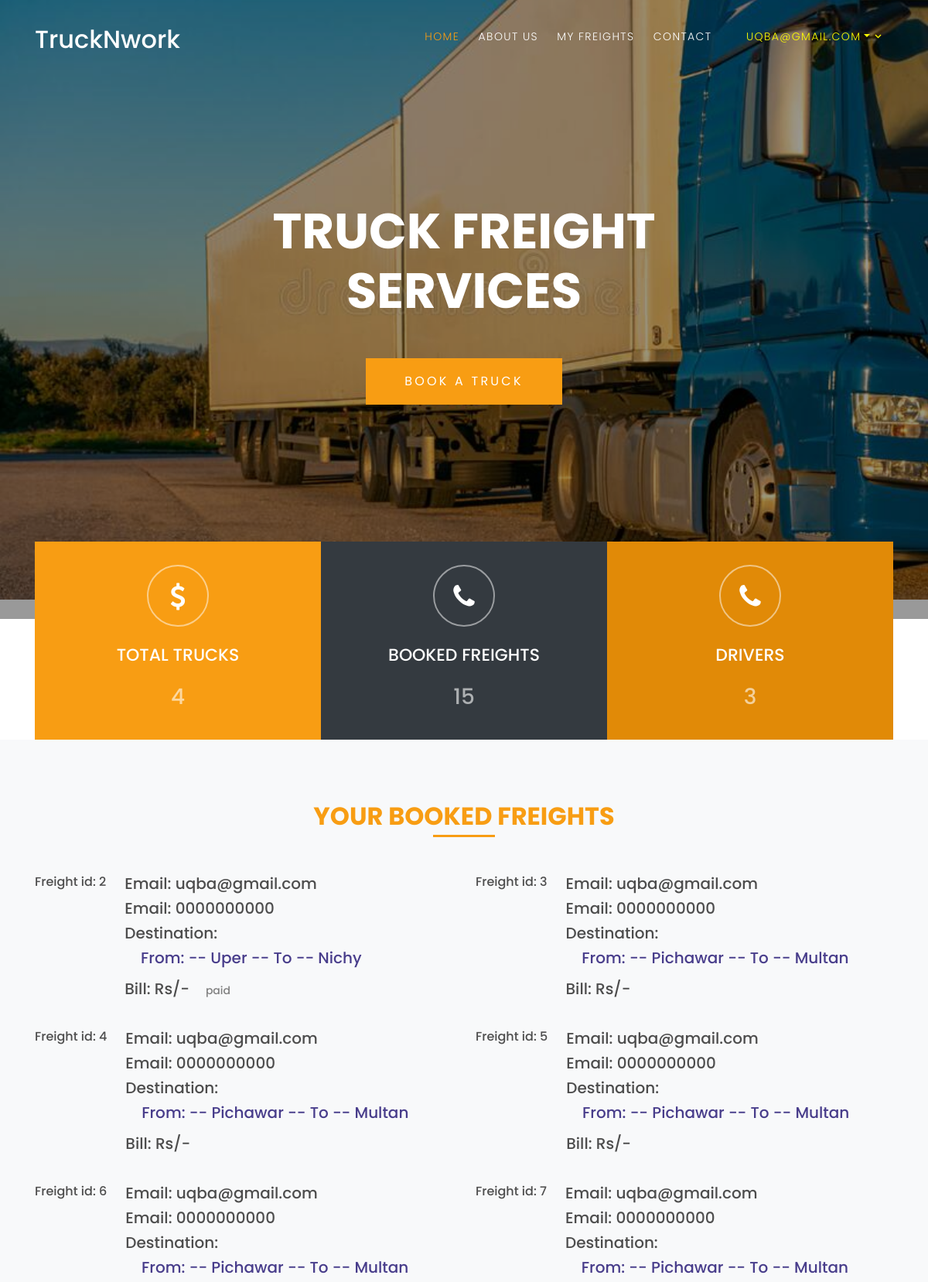
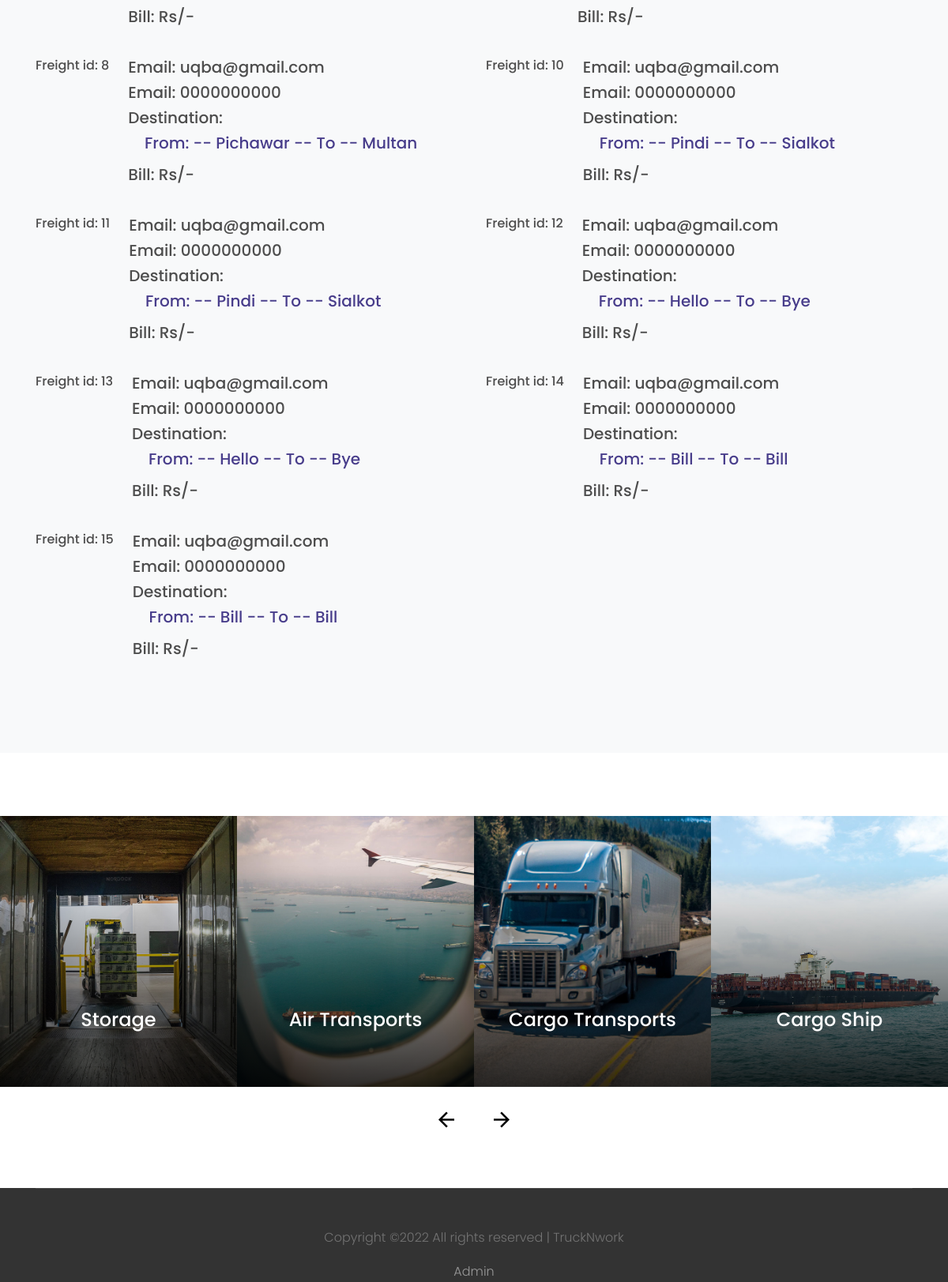
The app's page /index.php (signed in) with its own data (2 pictures, top to bottom).
### tables this page shows
CREATE TABLE `trip` (
  `id` int(11) NOT NULL,
  `city` varchar(25) NOT NULL,
  `user_email` varchar(25) NOT NULL,
  `originAddress` varchar(25) NOT NULL,
  `destinationAddress` varchar(25) NOT NULL,
  `distance_covered` int(255) NOT NULL,
  `truck_id` int(11) NOT NULL,
  `driver_id` int(11) NOT NULL,
  `user_id` int(11) NOT NULL,
  `user_phone` varchar(25) NOT NULL,
  `bill` varchar(225) NOT NULL,
  `bill_status` varchar(225) NOT NULL
);

### index.php (the view, shortened to what this page needs)
<!DOCTYPE html>
<html lang="en">
  <?php include('_head.php');?>
  <body>
  <div class="site-wrap">
    <?php include('_navbar.php');?>
    <div class="site-blocks-cover overlay" style="background-image: url(images/hero_banner1.jpg);" data-aos="fade" data-stellar-background-ratio="0.5">
      <div class="container">
        <div class="row align-items-center justify-content-center text-center">
          <div class="col-md-8" data-aos="fade-up" data-aos-delay="400">
            <h1 class="text-white font-weight-light mb-5 text-uppercase font-weight-bold">Truck Freight Services</h1>
            <p><a href="bookAtruck.php" class="btn btn-primary py-3 px-5 text-white">Book A truck</a></p>
          </div>
        </div>
      </div>
    </div>
    <div class="container">
      <div class="row align-items-center no-gutters align-items-stretch overlap-section">
        <div class="col-md-4">
          <div class="feature-1 pricing h-100 text-center">
            <div class="icon">
              <span class="icon-dollar"></span>
            </div>
            <h2 class="my-4 heading">Total Trucks</h2>
            <h3>
              <?php
                  $query = "SELECT * FROM truck";
                  $result=mysqli_query($connection, $query);
                  echo mysqli_num_rows($result);
               ?>
            </h3>
          </div>
        </div>
        <div class="col-md-4">
          <div class="bg-dark feature-3 pricing h-100 text-center">
            <div class="icon">
              <span class="icon-phone"></span>
            </div>
            <h2 class="my-4 heading  text-center">Booked Freights</h2>
            <h3>
              <?php
                  $query = "SELECT * FROM trip";
                  $result=mysqli_query($connection, $query);
                  echo mysqli_num_rows($result);
               ?>
            </h3>
          </div>
        </div>
        <div class="col-md-4">
          <div class="feature-3 pricing h-100 text-center">
            <div class="icon">
              <span class="icon-phone"></span>
            </div>
            <h2 class="my-4 heading">drivers</h2>
            <h3>
              <?php
                  $query = "SELECT * FROM driver";
                  $result=mysqli_query($connection, $query);
                  echo mysqli_num_rows($result);
               ?>
            </h3>
          </div>
        </div>
      </div>
    </div>
    <div class="site-section bg-light" id= "freight">
      <div class="container">
        <div class="row justify-content-center mb-5">
          <div class="col-md-7 text-center border-primary">
            <h2 class="font-weight-light text-primary">Your Booked freights</h2>
          </div>
        </div>
        <div class="row align-items-stretch">
        <?php
        if(isset($_SESSION['email'])){
        $user_email = $_SESSION['email'];
        $query = "SELECT * FROM trip WHERE user_email = '$user_email'";
        $freight=mysqli_query($connection, $query);
        while($res = mysqli_fetch_array($freight)){
        ?>
          <div class="col-md-6 col-lg-6 mb-4 mb-lg-4">
            <div class="unit-4 d-flex">
            <h6>Freight id: <?php echo $res['id'];?></h6>
              <div>
                <h3>Email: <?php echo $res['user_email'];?></h3>
                <h3>Email: <?php echo $res['user_phone'];?></h3>
                <h3>Destination: <h3>
                <p style= "color: darkslateblue;">&nbsp;&nbsp;&nbsp; From: -- <?php echo ucwords($res['originAddress'])." -- To -- ". ucwords($res['destinationAddress']);?></p>
                <p>Bill: Rs/- <span style= "color: darkslateblue;"><?php echo $res['total_bill'];?></span> &nbsp;&nbsp; <span style="color: grey; font-size: 14px;"><?php echo $res['bill_status'];?></span></p>
              </div>
            </div>
          </div>
          <?php }}?>
        </div>
      </div>
    </div>
    <div class="site-section block-13">
      <div class="owl-carousel nonloop-block-13">
        <div>
          <a href="#" class="unit-1 text-center">
            <img src="images/img_1.jpg" alt="Image" class="img-fluid">
            <div class="unit-1-text">
              <h3 class="unit-1-heading">Storage</h3>
            </div>
          </a>
        </div>
        <div>
          <a href="#" class="unit-1 text-center">
            <img src="images/img_2.jpg" alt="Image" class="img-fluid">
            <div class="unit-1-text">
              <h3 class="unit-1-heading">Air Transports</h3>
            </div>
          </a>
        </div>
        <div>
          <a href="#" class="unit-1 text-center">
            <img src="images/img_3.jpg" alt="Image" class="img-fluid">
            <div class="unit-1-text">
              <h3 class="unit-1-heading">Cargo Transports</h3>
            </div>
          </a>
        </div>
        <div>
          <a href="#" class="unit-1 text-center">
            <img src="images/img_4.jpg" alt="Image" class="img-fluid">
            <div class="unit-1-text">
              <h3 class="unit-1-heading">Cargo Ship</h3>
            </div>
          </a>
        </div>
      </div>
    </div>
    <?php include('_footer.php');?>
  </body>
</html>

### _head.php (shortened to what this page needs)
<head>
    <link rel="stylesheet" href="fonts/icomoon/style.css">
    <link rel="stylesheet" href="css/bootstrap.min.css">
    <link rel="stylesheet" href="css/magnific-popup.css">
    <link rel="stylesheet" href="css/jquery-ui.css">
    <link rel="stylesheet" href="css/owl.carousel.min.css">
    <link rel="stylesheet" href="css/owl.theme.default.min.css">
    <link rel="stylesheet" href="css/bootstrap-datepicker.css">
    <link rel="stylesheet" href="fonts/flaticon/font/flaticon.css">
    <link rel="stylesheet" href="css/aos.css">
    <link rel="stylesheet" href="css/style.css">
  </head>

### _navbar.php (shortened to what this page needs)
<header class="site-navbar py-3" role="banner">
  <div class="container">
    <div class="row align-items-center">
      <div class="col-11 col-xl-2">
        <h1 class="mb-0"><a href="index.php" class="text-white h2 mb-0">TruckNwork</a></h1>
      </div>
      <div class="col-12 col-md-10 d-none d-xl-block">
        <nav class="site-navigation position-relative text-right" role="navigation">
          <ul class="site-menu js-clone-nav mx-auto d-none d-lg-block">
            <li class="active"><a href="index.php">Home</a></li>
            <li><a href="about.php">About Us</a></li>
            <?php if(isset($_SESSION['email'])){?>
            <li><a href="#freight">My freights</a></li>
            <?php }?>
            <li><a href="contact.php">Contact</a></li>
            <li><?php
                if(isset($_SESSION['email'])){
                  echo "<li class=\"has-children\">
                        <a href=\"#\" class=\"dropdown-toggle text-uppercase\" data-toggle=\"dropdown\" style=\"color: yellow;\">" .$_SESSION['email']."</a>
                          <ul class=\"dropdown\">
                            <li><a href=\"userLogout.php?logout\">Logout</a></li>
                          </ul>";
                }
              ?>
            </li>
          </ul>
        </nav>
      </div>
      </div>
    </div>
  </div>

### _footer.php (shortened to what this page needs)
<footer class="site-footer p-0">
  <div class="container">
    <div class="row pt-32 mt-5 text-center">
      <div class="col-md-12">
        <div class="border-top pt-5">
        <p>
        Copyright &copy;<script>document.write(new Date().getFullYear());</script> All rights reserved | TruckNwork</a>
        </p>
        <center><a href="adminlogin.php">Admin</a></center>
        </div>
      </div>
    </div>
  </div>
</footer>

### records on screen
trip: id "2", user_email "uqba@gmail.com", user_phone "0000000000", originAddress "Uper", destinationAddress "Nichy", bill_status "paid"
trip: id "3", user_email "uqba@gmail.com", user_phone "0000000000", originAddress "Pichawar", destinationAddress "Multan"
trip: id "4", user_email "uqba@gmail.com", user_phone "0000000000", originAddress "Pichawar", destinationAddress "Multan"
trip: id "5", user_email "uqba@gmail.com", user_phone "0000000000", originAddress "Pichawar", destinationAddress "Multan"
trip: id "6", user_email "uqba@gmail.com", user_phone "0000000000", originAddress "Pichawar", destinationAddress "Multan"
trip: id "7", user_email "uqba@gmail.com", user_phone "0000000000", originAddress "Pichawar", destinationAddress "Multan"
trip: id "8", user_email "uqba@gmail.com", user_phone "0000000000", originAddress "Pichawar", destinationAddress "Multan"
trip: id "10", user_email "uqba@gmail.com", user_phone "0000000000", originAddress "Pindi", destinationAddress "Sialkot"
trip: id "11", user_email "uqba@gmail.com", user_phone "0000000000", originAddress "Pindi", destinationAddress "Sialkot"
trip: id "12", user_email "uqba@gmail.com", user_phone "0000000000", originAddress "Hello", destinationAddress "Bye"
trip: id "13", user_email "uqba@gmail.com", user_phone "0000000000", originAddress "Hello", destinationAddress "Bye"
trip: id "14", user_email "uqba@gmail.com", user_phone "0000000000", originAddress "Bill", destinationAddress "Bill"
trip: id "15", user_email "uqba@gmail.com", user_phone "0000000000", originAddress "Bill", destinationAddress "Bill"

### other values on screen
$_SESSION['email'] "UQBA@GMAIL.COM"
mysqli_num_rows($result) "4"
mysqli_num_rows($result) "15"
mysqli_num_rows($result) "3"
